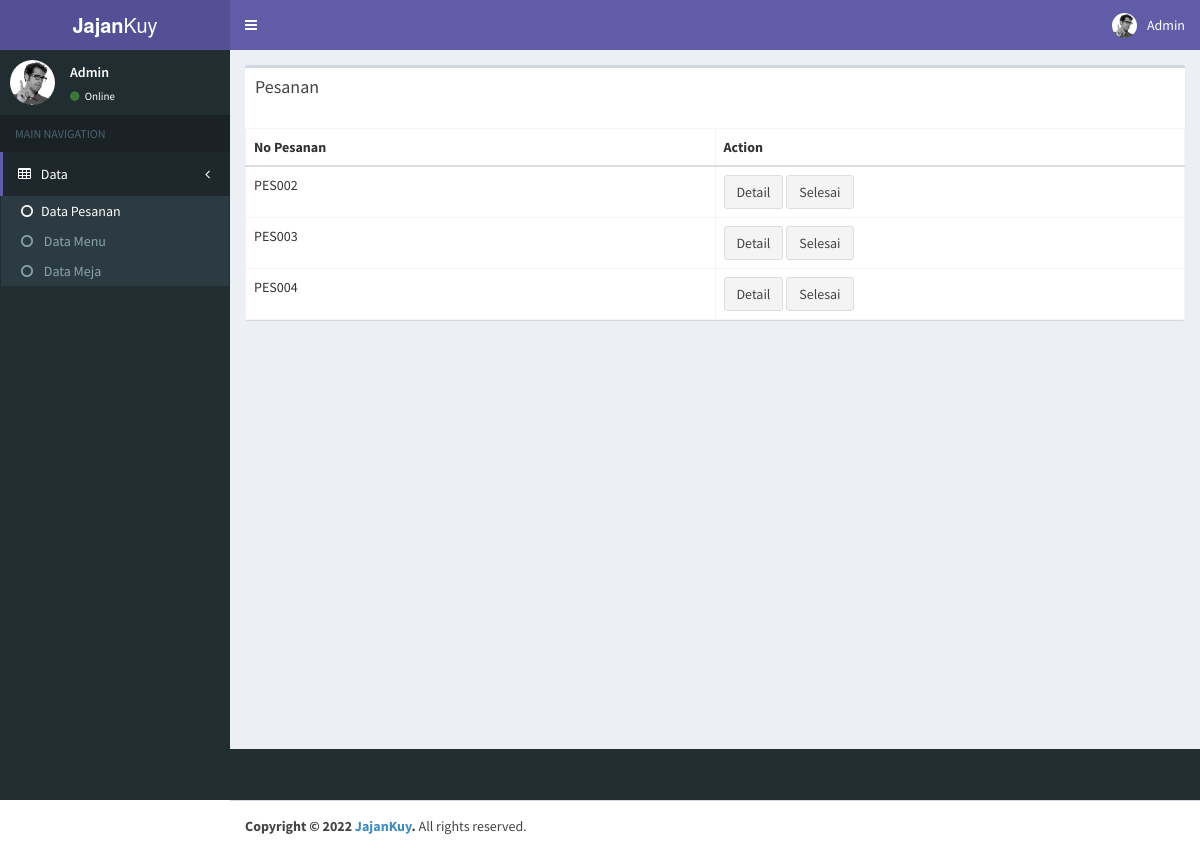
/admin/admin.php, run on the app's committed database.
### tables this page shows
CREATE TABLE `tbpesanan` (
  `no_pesanan` varchar(6) NOT NULL,
  `no_meja` char(3) NOT NULL,
  `tgl_pesanan` date NOT NULL,
  `total` int(100) NOT NULL,
  `tgl_selesai_pesanan` date DEFAULT NULL
);

### admin/admin.php (the view, shortened to what this page needs)
<?php
include '../lib/koneksi.php';
$pesananQuery = "SELECT * FROM tbpesanan JOIN tbmeja ON tbpesanan.no_meja = tbmeja.no_meja WHERE tbpesanan.tgl_selesai_pesanan IS NULL";
$pesananData = mysqli_query($koneksi, $pesananQuery);
?>
<!DOCTYPE html>
<html>
<head>
    <link rel="stylesheet" href="/10519100/UAS/admin/bower_components/bootstrap/dist/css/bootstrap.min.css">
    <link rel="stylesheet" href="/10519100/UAS/admin/bower_components/font-awesome/css/font-awesome.min.css">
    <link rel="stylesheet" href="/10519100/UAS/admin/bower_components/Ionicons/css/ionicons.min.css">
    <link rel="stylesheet" href="/10519100/UAS/admin/dist/css/AdminLTE.min.css">
    <link rel="stylesheet" href="/10519100/UAS/admin/dist/css/skins/_all-skins.min.css">
</head>
<body class="hold-transition skin-purple sidebar-mini">
    <div class="wrapper">
        <header class="main-header">
            <a href="/10519100/UAS/index.php" class="logo">
                <span class="logo-lg"><b>Jajan</b>Kuy</span>
            </a>
            <nav class="navbar navbar-static-top">
                <a href="#" class="sidebar-toggle" data-toggle="push-menu" role="button">
                </a>
                <div class="navbar-custom-menu">
                    <ul class="nav navbar-nav">
                        <li class="dropdown user user-menu">
                            <a href="#" class="dropdown-toggle" data-toggle="dropdown">
                                <img src="/10519100/UAS/admin/dist/img/user2-160x160.jpg" class="user-image"
                                    alt="User Image">
                                <span class="hidden-xs">Admin</span>
                            </a>
                        </li>
                    </ul>
                </div>
            </nav>
        </header>
        <aside class="main-sidebar">
            <section class="sidebar">
                <div class="user-panel">
                    <div class="pull-left image">
                        <img src="/10519100/UAS/admin/dist/img/user2-160x160.jpg" class="img-circle" alt="User Image">
                    </div>
                    <div class="pull-left info">
                        <p>Admin</p>
                        <a href="#"><i class="fa fa-circle text-success"></i> Online</a>
                    </div>
                </div>
                <ul class="sidebar-menu" data-widget="tree">
                    <li class="header">MAIN NAVIGATION</li>
                    <li class="treeview active">
                        <a href="#">
                            <i class="fa fa-table"></i> <span>Data</span>
                            <span class="pull-right-container">
                                <i class="fa fa-angle-left pull-right"></i>
                            </span>
                        </a>
                        <ul class="treeview-menu">
                            <li class="active"><a href="admin.php"><i class="fa fa-circle-o"></i>Data Pesanan</a>
                            </li>
                            <li><a href="menu-admin.php"><i class="fa fa-circle-o"></i> Data Menu</a></li>
                            <li><a href="meja-admin.php"><i class="fa fa-circle-o"></i> Data Meja</a></li>
                        </ul>
                    </li>
                </ul>
            </section>
        </aside>
        <div class="content-wrapper">
            <section class="content">
                <div class="box">
                    <div class="box-header">
                        <h3 class="box-title">Pesanan</h3>
                    </div>
                    <div class="box-body no-padding">
                        <table class="table table-bordered table-hover">
                            <tr>
                                <th width="50%">No Pesanan</th>
                                <th width="50%">Action</th>
                            </tr>
                            <tbody>
                                <?php while($pesanan = mysqli_fetch_assoc($pesananData)){ ?>
                                <tr>
                                    <div class="btn-group">
                                        <form action="" method="POST">
                                            <td><?= $pesanan['no_pesanan'] ?></td>
                                            <td>
                                                <a href="/10519100/UAS/admin/detail.php?no_pesanan=<?= $pesanan['no_pesanan'] ?>" class="btn btn-default">Detail </a>
                                                <button class="btn btn-default" type="submit" name="pesanan_sudah_selesai"
                                                    onclick="return confirm('Apakah anda menyelesaikan pesanan no <?= $pesanan['no_pesanan'] ?>?')">Selesai</button>
                                        </form>
                                    </div>
                                </tr>
                                <?php } ?>
                            </tbody>
                        </table>
                    </div>
                </div>
        </div>
    </div>
    <footer class="main-footer">
        <strong>Copyright &copy; 2022 <a href="https://adminlte.io">JajanKuy</a>.</strong> All rights
        reserved.
    </footer>
</body>
</html>

### data on the page
tbpesanan: no_pesanan "PES002"
tbpesanan: no_pesanan "PES003"
tbpesanan: no_pesanan "PES004"
